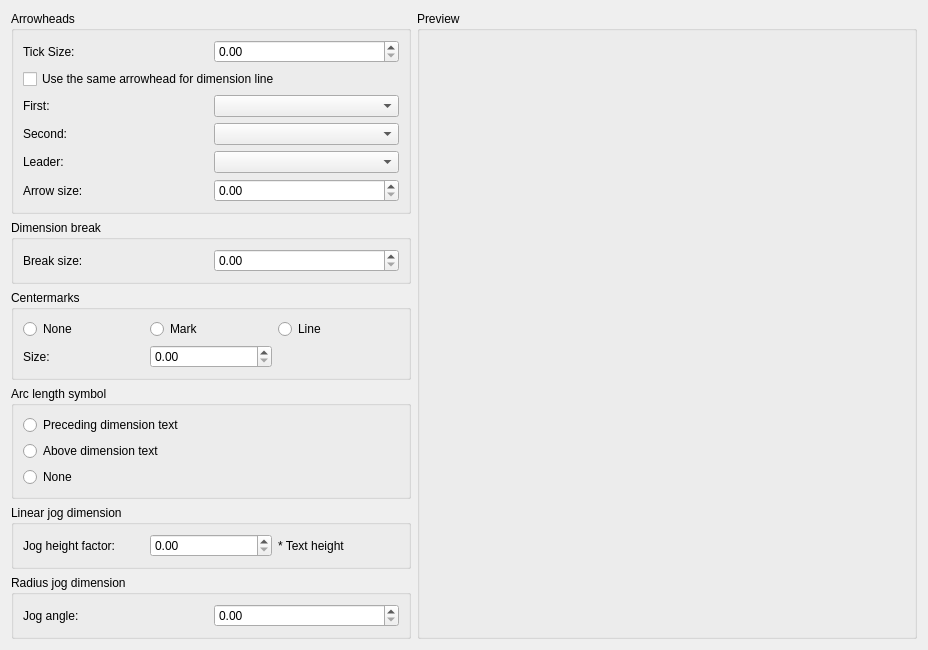
     <widget class="QWidget" name="tabSymbolsArrows">
      <attribute name="title">
       <string>Symbols and Arrows</string>
      </attribute>
      <layout class="QGridLayout" name="gridLayout_5">
       <item row="4" column="0">
        <widget class="QGroupBox" name="gbLinearJog">
         <property name="title">
          <string>Linear jog dimension</string>
         </property>
         <layout class="QGridLayout" name="gridLayout_10">
          <item row="0" column="0">
           <widget class="QLabel" name="label_20">
            <property name="text">
             <string>Jog height factor:</string>
            </property>
           </widget>
          </item>
          <item row="0" column="1">
           <widget class="QDoubleSpinBox" name="bsbJogHeightFactor">
            <property name="singleStep">
             <double>0.100000000000000</double>
            </property>
           </widget>
          </item>
          <item row="0" column="2">
           <widget class="QLabel" name="label_21">
            <property name="text">
             <string>* Text height</string>
            </property>
           </widget>
          </item>
         </layout>
        </widget>
       </item>
       <item row="5" column="0">
        <widget class="QGroupBox" name="gbRadiusJog">
         <property name="title">
          <string>Radius jog dimension</string>
         </property>
         <layout class="QGridLayout" name="gridLayout_9">
          <item row="0" column="0">
           <widget class="QLabel" name="label_19">
            <property name="text">
             <string>Jog angle:</string>
            </property>
           </widget>
          </item>
          <item row="0" column="1">
           <widget class="QDoubleSpinBox" name="dsbJogAngle">
            <property name="toolTip">
             <string>Determines the angle of the transverse segment of the dimension line in a jogged radius dimension. (DIMJOGANG system variable)</string>
            </property>
            <property name="singleStep">
             <double>0.100000000000000</double>
            </property>
           </widget>
          </item>
         </layout>
        </widget>
       </item>
       <item row="0" column="0">
        <widget class="QGroupBox" name="gbSymbolsArrowheads">
         <property name="minimumSize">
          <size>
           <width>400</width>
           <height>0</height>
          </size>
         </property>
         <property name="title">
          <string>Arrowheads</string>
         </property>
         <layout class="QGridLayout" name="gridLayout_6">
          <item row="5" column="0">
           <widget class="QLabel" name="label_17">
            <property name="text">
             <string>Leader:</string>
            </property>
           </widget>
          </item>
          <item row="2" column="1">
           <widget class="QComboBox" name="cbArrowheadFirst">
            <property name="toolTip">
             <string>Sets the arrowhead for the first dimension line. When you change the first arrowhead type, the second arrowhead automatically changes to match it. (DIMBLK1 system variable)</string>
            </property>
           </widget>
          </item>
          <item row="2" column="0">
           <widget class="QLabel" name="lblArrowheadFirst">
            <property name="text">
             <string>First:</string>
            </property>
           </widget>
          </item>
          <item row="0" column="0">
           <widget class="QLabel" name="label_33">
            <property name="text">
             <string>Tick Size:</string>
            </property>
           </widget>
          </item>
          <item row="5" column="1">
           <widget class="QComboBox" name="cbArrowheadLeader">
            <property name="toolTip">
             <string>Sets the arrowhead for the leader line. (DIMLDRBLK system variable)</string>
            </property>
           </widget>
          </item>
          <item row="4" column="0">
           <widget class="QLabel" name="lblArrowheadSecond">
            <property name="text">
             <string>Second:</string>
            </property>
           </widget>
          </item>
          <item row="6" column="1">
           <widget class="QDoubleSpinBox" name="dsbArrowheadArrowSize">
            <property name="toolTip">
             <string>Displays and sets the size of arrowheads. (DIMASZ system variable)</string>
            </property>
            <property name="singleStep">
             <double>0.100000000000000</double>
            </property>
           </widget>
          </item>
          <item row="6" column="0">
           <widget class="QLabel" name="lblArrowheadSize">
            <property name="text">
             <string>Arrow size:</string>
            </property>
           </widget>
          </item>
          <item row="1" column="0" colspan="2">
           <widget class="QCheckBox" name="cbArrowheadTheSame">
            <property name="text">
             <string>Use the same arrowhead for dimension line</string>
            </property>
           </widget>
          </item>
          <item row="0" column="1">
           <widget class="QDoubleSpinBox" name="dsbTickSize">
            <property name="toolTip">
             <string>Specifies the size of oblique strokes drawn instead of arrowheads for linear, radius, and diameter dimensioning. If = 0 – draws arrowheads.
&gt;0 – Draws oblique strokes instead of arrowheads (DIMTSZ variable). </string>
            </property>
            <property name="singleStep">
             <double>0.100000000000000</double>
            </property>
           </widget>
          </item>
          <item row="4" column="1">
           <widget class="QComboBox" name="cbArrowheadSecond">
            <property name="toolTip">
             <string>Sets the arrowhead for the second dimension line. (DIMBLK2 system variable)</string>
            </property>
           </widget>
          </item>
         </layout>
        </widget>
       </item>
       <item row="1" column="0">
        <widget class="QGroupBox" name="gbSymbolsDimBreak">
         <property name="title">
          <string>Dimension break</string>
         </property>
         <layout class="QGridLayout" name="gridLayout_11">
          <item row="0" column="0">
           <widget class="QLabel" name="label_22">
            <property name="text">
             <string>Break size:</string>
            </property>
           </widget>
          </item>
          <item row="0" column="1">
           <widget class="QDoubleSpinBox" name="dsbDimBreakSize">
            <property name="toolTip">
             <string/>
            </property>
            <property name="singleStep">
             <double>0.100000000000000</double>
            </property>
           </widget>
          </item>
         </layout>
        </widget>
       </item>
       <item row="3" column="0">
        <widget class="QGroupBox" name="gbSymbolsArcLength">
         <property name="title">
          <string>Arc length symbol</string>
         </property>
         <layout class="QGridLayout" name="gridLayout_8">
          <item row="2" column="0">
           <widget class="QRadioButton" name="rbDimarcSymNone">
            <property name="toolTip">
             <string>Suppresses the display of arc length symbols. (DIMARCSYM system variable)</string>
            </property>
            <property name="text">
             <string>None</string>
            </property>
           </widget>
          </item>
          <item row="0" column="0">
           <widget class="QRadioButton" name="rbDimarcSymPreceeding">
            <property name="toolTip">
             <string>Places arc length symbols before the dimension text. (DIMARCSYM system variable)</string>
            </property>
            <property name="text">
             <string>Preceding dimension text</string>
            </property>
           </widget>
          </item>
          <item row="1" column="0">
           <widget class="QRadioButton" name="rbDimarcSymAbove">
            <property name="toolTip">
             <string>Places arc length symbols above the dimension text. (DIMARCSYM system variable)</string>
            </property>
            <property name="text">
             <string>Above dimension text</string>
            </property>
           </widget>
          </item>
         </layout>
        </widget>
       </item>
       <item row="2" column="0">
        <widget class="QGroupBox" name="gbSymbolsCentermarks">
         <property name="title">
          <string>Centermarks</string>
         </property>
         <layout class="QGridLayout" name="gridLayout_7">
          <item row="0" column="0">
           <widget class="QRadioButton" name="rbCentermarkNone">
            <property name="toolTip">
             <string>Creates no center mark or centerline. The value is stored as 0 in the DIMCEN system variable.</string>
            </property>
            <property name="text">
             <string>None</string>
            </property>
           </widget>
          </item>
          <item row="0" column="1">
           <widget class="QRadioButton" name="rbCentermarkMark">
            <property name="toolTip">
             <string>Creates a center mark. The size of the center mark is stored as a positive value in the DIMCEN system variable.</string>
            </property>
            <property name="text">
             <string>Mark</string>
            </property>
           </widget>
          </item>
          <item row="0" column="2">
           <widget class="QRadioButton" name="rbCentermarkLine">
            <property name="toolTip">
             <string>Creates a centerline. The size of the centerline is stored as a negative value in the DIMCEN system variable.</string>
            </property>
            <property name="text">
             <string>Line</string>
            </property>
           </widget>
          </item>
          <item row="1" column="0">
           <widget class="QLabel" name="label_32">
            <property name="text">
             <string>Size:</string>
            </property>
           </widget>
          </item>
          <item row="1" column="1">
           <widget class="QDoubleSpinBox" name="bsbCentermarkSize">
            <property name="toolTip">
             <string>Displays and sets the size of the center mark or centerline. (DIMCEN system variable)</string>
            </property>
            <property name="singleStep">
             <double>0.100000000000000</double>
            </property>
           </widget>
          </item>
         </layout>
        </widget>
       </item>
       <item row="6" column="0">
        <spacer name="verticalSpacer_5">
         <property name="orientation">
          <enum>Qt::Vertical</enum>
         </property>
         <property name="sizeHint" stdset="0">
          <size>
           <width>0</width>
           <height>0</height>
          </size>
         </property>
        </spacer>
       </item>
       <item row="0" column="1" rowspan="7">
        <widget class="QGroupBox" name="gbPreviewArrows">
         <property name="minimumSize">
          <size>
           <width>500</width>
           <height>0</height>
          </size>
         </property>
         <property name="title">
          <string>Preview</string>
         </property>
        </widget>
       </item>
      </layout>
     </widget>
